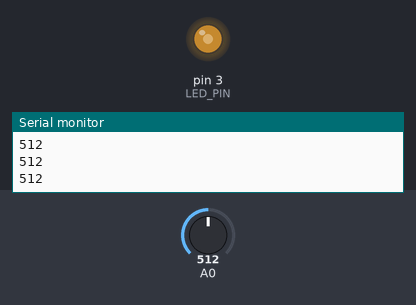
Simulated run of this sketch. Board: Arduino Uno, built with avr-gcc and run on an emulated ATmega328P. Shown: output pins drawn as LEDs (lit = HIGH), the last lines printed to the serial monitor. The inputs (shaded band) are chosen by the test bench; at power-on: A0 = 512.

Above: at 1.2 s.
1.3 s: A0 set to 716
At 2.5 s:
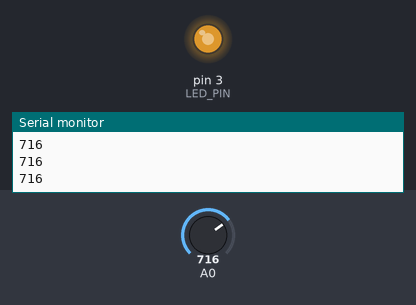
2.8 s: A0 set to 900
At 3.8 s:
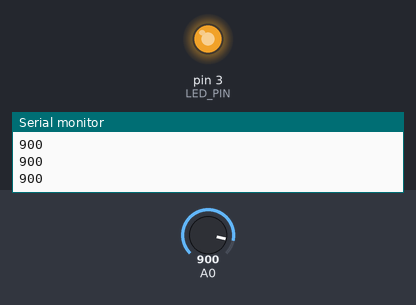
4.3 s: A0 set to 122
At 4.8 s:
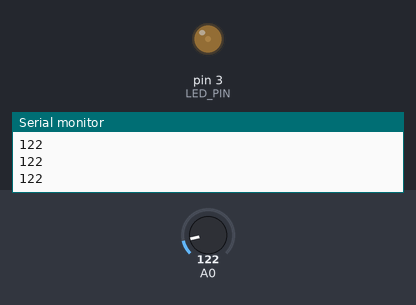
5.8 s: A0 set to 0
At 6.9 s:
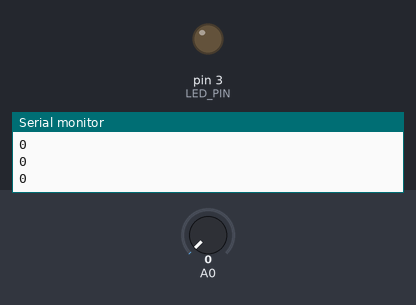
Timing chart, 0 to 8.3 s (numbered marks = the images above; inputs shaded):
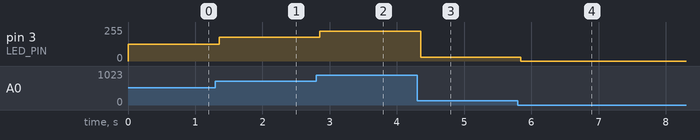

Measured:
- after the input at 1.3 s, pin 3 (LED_PIN): 127/255 → 178/255 after 0.06 s
- after the input at 2.8 s, pin 3 (LED_PIN): 178/255 → 224/255 after 0.05 s
- after the input at 4.3 s, pin 3 (LED_PIN): 224/255 → 30/255 after 0.05 s
- after the input at 5.8 s, pin 3 (LED_PIN): 30/255 → 0/255 at once

The sketch:

s3.2_moving_average.ino
```cpp
#define LED_PIN 3
#define IR_DIST_SENS A0
//определение количества измерений,
//по которым будет произвоидиться усреднение
#define MA 10

// чтобы измерять не скользящую среднюю, а напрямую считывать значение
// достаточно просто объявить #define MA 1

void setup() {
  Serial.begin(9600);
  pinMode(LED_PIN, OUTPUT);
}

void loop() {
  int distance = measure(IR_DIST_SENS); // записываем в distance результат функции measure
  Serial.println(distance);
  analogWrite(LED_PIN, map(distance, 0, 1023, 0, 255));
}

// после loop() задается функция

//функция, содержащая код для измерения и усреднения
//возвращает целое число (int), принимает номер пина,
//к которому подключен датчик
int measure(int pin)
{
  //создание массива с количеством элементов,
  //равным прописанному количеству измерений;
  //благодаря static, записанные в массив значения
  //сохранятся между вызовами функции
  static int measurements[MA];

  //цикл пройдет до предпоследнего элемента массива:
  //MA-1 - номер последнего элемента
  //за счет < счетчик остановится на значении перед
  //номером последнего элемента
  for (int i = 0; i < MA - 1; i++)
  {
    //запись значения n+1 элемента массива в n-ный
    measurements[i] = measurements[i + 1];
  }
  //запись текущего измерения в последний элемент массива
  measurements[MA - 1] = analogRead(pin);

  //создание локальной переменной для хранения
  //суммы измерений, а затем и среднего значения
  //тип long позволит хранить значения от -2 147 483 648 до 2 147 483 647
  //т.к. int (значения от -32 768 до 32 767) может переполниться при большом количестве измерений
  long mean = 0;
  //на этот раз цикл идет до последнего элемента массива
  for (int i = 0; i < MA; i++)
  {
    //на каждом проходе к mean
    //прибавляется следующий элемент
    mean += measurements[i];
  }
  //функция вернет (return) значение,
  //равное полученной сумме, деленной на количество измерений
  return mean /= MA;

  // может быть несколько return
}
```
